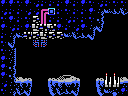

A level layout from a 2D game, rendered from its tile map. Below: a short description, then the map file with its tile-grid data intact:
An orthogonal 16x12 tile map with 8x8 px tiles, 1 tile layer (Tile Layer 1) and 5 objects (big-item, item, 4x4-item, door-left, breakable-left).

<map version="1.0" orientation="orthogonal" renderorder="right-down" width="16" height="12" tilewidth="8" tileheight="8" nextobjectid="27">
 <properties>
  <property name="down" value="hole" />
  <property name="right" value="hole" />
 </properties>
 <tileset firstgid="1" name="tiles" tilewidth="8" tileheight="8" tilecount="256" columns="16">
  <image source="tiles.png" width="128" height="128" />
 </tileset>
 <layer name="Tile Layer 1" width="16" height="12">
  <data encoding="csv">
124,124,122,124,244,123,123,123,124,123,124,122,244,123,122,122,
244,123,123,244,244,150,171,123,122,123,123,124,201,131,133,130,
122,124,123,122,148,166,123,123,244,123,123,122,126,1,1,1,
124,244,123,124,149,147,248,124,123,244,124,201,134,1,1,1,
123,201,132,147,148,149,148,148,131,130,133,134,1,1,1,1,
122,134,1,1,215,216,1,1,1,1,1,1,1,1,1,1,
122,252,1,1,1,1,1,1,1,1,1,1,1,1,1,1,
124,252,1,1,1,1,1,1,1,1,1,1,1,1,1,1,
124,126,1,1,1,1,1,1,1,1,1,1,1,1,1,1,
124,126,98,97,1,1,97,100,101,102,1,1,97,142,142,98,
244,217,115,118,1,1,113,114,117,118,1,1,113,120,121,116,
122,201,130,134,1,1,129,130,133,134,1,1,129,131,202,124
</data>
 </layer>
 <objectgroup name="objects">
  <object id="14" type="big-item" x="48" y="56" width="32" height="24" />
  <object id="15" type="item" x="56" y="64" width="16" height="16" />
  <object id="16" type="4x4-item" x="48" y="48" width="32" height="32" />
  <object id="17" type="door-left" x="0" y="56" width="16" height="24" />
  <object id="24" type="breakable-left" x="0" y="48" width="16" height="32" />
 </objectgroup>
</map>
